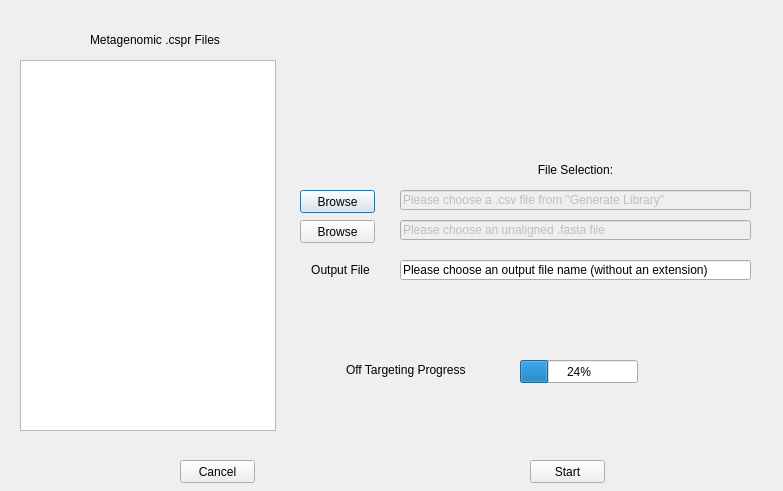
<?xml version="1.0" encoding="UTF-8"?>
<ui version="4.0">
 <class>Dialog</class>
 <widget class="QDialog" name="Dialog">
  <property name="geometry">
   <rect>
    <x>0</x>
    <y>0</y>
    <width>783</width>
    <height>491</height>
   </rect>
  </property>
  <property name="windowTitle">
   <string>Dialog</string>
  </property>
  <widget class="QTableWidget" name="meta_table">
   <property name="geometry">
    <rect>
     <x>20</x>
     <y>60</y>
     <width>256</width>
     <height>371</height>
    </rect>
   </property>
   <property name="toolTip">
    <string>&lt;html&gt;&lt;head/&gt;&lt;body&gt;&lt;p&gt;This table holds every metagenomic CSPR file in your database.&lt;br/&gt;It only shows the CSPR files generated by the Metagenomic Creator in the Tools dropdown of the main window.&lt;/p&gt;&lt;/body&gt;&lt;/html&gt;</string>
   </property>
  </widget>
  <widget class="QLabel" name="label">
   <property name="geometry">
    <rect>
     <x>90</x>
     <y>30</y>
     <width>201</width>
     <height>20</height>
    </rect>
   </property>
   <property name="text">
    <string>Metagenomic .cspr Files</string>
   </property>
  </widget>
  <widget class="QProgressBar" name="progressBar">
   <property name="geometry">
    <rect>
     <x>520</x>
     <y>360</y>
     <width>118</width>
     <height>23</height>
    </rect>
   </property>
   <property name="toolTip">
    <string>&lt;html&gt;&lt;head/&gt;&lt;body&gt;&lt;p&gt;Progress of the Off Targeting executable.&lt;/p&gt;&lt;/body&gt;&lt;/html&gt;</string>
   </property>
   <property name="value">
    <number>24</number>
   </property>
  </widget>
  <widget class="QLabel" name="label_2">
   <property name="geometry">
    <rect>
     <x>346</x>
     <y>360</y>
     <width>161</width>
     <height>20</height>
    </rect>
   </property>
   <property name="text">
    <string>Off Targeting Progress</string>
   </property>
  </widget>
  <widget class="QLineEdit" name="lib_path">
   <property name="enabled">
    <bool>false</bool>
   </property>
   <property name="geometry">
    <rect>
     <x>400</x>
     <y>190</y>
     <width>351</width>
     <height>20</height>
    </rect>
   </property>
   <property name="toolTip">
    <string>&lt;html&gt;&lt;head/&gt;&lt;body&gt;&lt;p&gt;Choose a CSV file generated by the Generate Library functionality.&lt;/p&gt;&lt;p&gt;Make sure that the 'Output All Data' option has been selected&lt;/p&gt;&lt;/body&gt;&lt;/html&gt;</string>
   </property>
   <property name="text">
    <string>Please choose a .csv file from &quot;Generate Library&quot;</string>
   </property>
  </widget>
  <widget class="QLabel" name="label_3">
   <property name="geometry">
    <rect>
     <x>460</x>
     <y>160</y>
     <width>231</width>
     <height>20</height>
    </rect>
   </property>
   <property name="text">
    <string>&lt;html&gt;&lt;head/&gt;&lt;body&gt;&lt;p align=&quot;center&quot;&gt;File Selection:&lt;/p&gt;&lt;/body&gt;&lt;/html&gt;</string>
   </property>
  </widget>
  <widget class="QPushButton" name="browse_button_lib">
   <property name="geometry">
    <rect>
     <x>300</x>
     <y>190</y>
     <width>75</width>
     <height>23</height>
    </rect>
   </property>
   <property name="toolTip">
    <string>&lt;html&gt;&lt;head/&gt;&lt;body&gt;&lt;p&gt;Choose a CSV file generated by the Generate Library functionality.&lt;/p&gt;&lt;/body&gt;&lt;/html&gt;</string>
   </property>
   <property name="text">
    <string>Browse</string>
   </property>
  </widget>
  <widget class="QPushButton" name="cancel_button">
   <property name="geometry">
    <rect>
     <x>180</x>
     <y>460</y>
     <width>75</width>
     <height>23</height>
    </rect>
   </property>
   <property name="toolTip">
    <string>&lt;html&gt;&lt;head/&gt;&lt;body&gt;&lt;p&gt;Cancel and go back to Casper VIP.&lt;/p&gt;&lt;/body&gt;&lt;/html&gt;</string>
   </property>
   <property name="text">
    <string>Cancel</string>
   </property>
  </widget>
  <widget class="QPushButton" name="start_button">
   <property name="geometry">
    <rect>
     <x>530</x>
     <y>460</y>
     <width>75</width>
     <height>23</height>
    </rect>
   </property>
   <property name="toolTip">
    <string>&lt;html&gt;&lt;head/&gt;&lt;body&gt;&lt;p&gt;Begin the Off-Targeting process.&lt;/p&gt;&lt;/body&gt;&lt;/html&gt;</string>
   </property>
   <property name="text">
    <string>Start</string>
   </property>
  </widget>
  <widget class="QLineEdit" name="fasta_line">
   <property name="enabled">
    <bool>false</bool>
   </property>
   <property name="geometry">
    <rect>
     <x>400</x>
     <y>220</y>
     <width>351</width>
     <height>20</height>
    </rect>
   </property>
   <property name="toolTip">
    <string>&lt;html&gt;&lt;head/&gt;&lt;body&gt;&lt;p&gt;Please browse for an aligned FASTA file.&lt;/p&gt;&lt;/body&gt;&lt;/html&gt;</string>
   </property>
   <property name="text">
    <string>Please choose an unaligned .fasta file</string>
   </property>
  </widget>
  <widget class="QPushButton" name="browse_button_fasta">
   <property name="geometry">
    <rect>
     <x>300</x>
     <y>220</y>
     <width>75</width>
     <height>23</height>
    </rect>
   </property>
   <property name="toolTip">
    <string>&lt;html&gt;&lt;head/&gt;&lt;body&gt;&lt;p&gt;Choose an aligned FASTA file&lt;/p&gt;&lt;/body&gt;&lt;/html&gt;</string>
   </property>
   <property name="text">
    <string>Browse</string>
   </property>
  </widget>
  <widget class="QLabel" name="label_4">
   <property name="geometry">
    <rect>
     <x>300</x>
     <y>260</y>
     <width>81</width>
     <height>20</height>
    </rect>
   </property>
   <property name="toolTip">
    <string>&lt;html&gt;&lt;head/&gt;&lt;body&gt;&lt;p&gt;Type in a file name for output. Please leave out the .csv, as the program will automatically output to a CSV file.&lt;/p&gt;&lt;/body&gt;&lt;/html&gt;</string>
   </property>
   <property name="text">
    <string>&lt;html&gt;&lt;head/&gt;&lt;body&gt;&lt;p align=&quot;center&quot;&gt;Output File&lt;/p&gt;&lt;/body&gt;&lt;/html&gt;</string>
   </property>
  </widget>
  <widget class="QLineEdit" name="output_file_edit">
   <property name="geometry">
    <rect>
     <x>400</x>
     <y>260</y>
     <width>351</width>
     <height>20</height>
    </rect>
   </property>
   <property name="toolTip">
    <string>&lt;html&gt;&lt;head/&gt;&lt;body&gt;&lt;p&gt;Type in a file name for output. Please leave out the .csv, as the program will automatically output to a CSV file.&lt;/p&gt;&lt;/body&gt;&lt;/html&gt;</string>
   </property>
   <property name="text">
    <string>Please choose an output file name (without an extension)</string>
   </property>
  </widget>
 </widget>
 <resources/>
 <connections/>
</ui>
